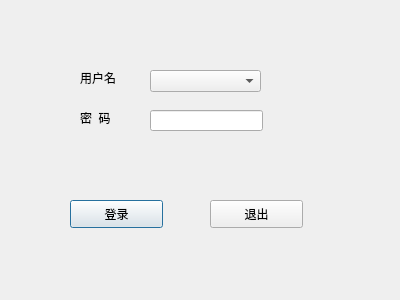
<?xml version="1.0" encoding="UTF-8"?>
<ui version="4.0">
 <class>loginDlg</class>
 <widget class="QDialog" name="loginDlg">
  <property name="geometry">
   <rect>
    <x>0</x>
    <y>0</y>
    <width>400</width>
    <height>300</height>
   </rect>
  </property>
  <property name="windowTitle">
   <string>Dialog</string>
  </property>
  <widget class="QLabel" name="label">
   <property name="geometry">
    <rect>
     <x>80</x>
     <y>70</y>
     <width>72</width>
     <height>15</height>
    </rect>
   </property>
   <property name="text">
    <string>用户名</string>
   </property>
  </widget>
  <widget class="QLabel" name="label_2">
   <property name="geometry">
    <rect>
     <x>80</x>
     <y>110</y>
     <width>72</width>
     <height>15</height>
    </rect>
   </property>
   <property name="text">
    <string>密  码</string>
   </property>
  </widget>
  <widget class="QComboBox" name="loginUserBox">
   <property name="geometry">
    <rect>
     <x>150</x>
     <y>70</y>
     <width>111</width>
     <height>22</height>
    </rect>
   </property>
  </widget>
  <widget class="QLineEdit" name="loginPasswordEdit">
   <property name="geometry">
    <rect>
     <x>150</x>
     <y>110</y>
     <width>113</width>
     <height>21</height>
    </rect>
   </property>
  </widget>
  <widget class="QPushButton" name="loginBtn">
   <property name="geometry">
    <rect>
     <x>70</x>
     <y>200</y>
     <width>93</width>
     <height>28</height>
    </rect>
   </property>
   <property name="text">
    <string>登录</string>
   </property>
  </widget>
  <widget class="QPushButton" name="loginExitBtn">
   <property name="geometry">
    <rect>
     <x>210</x>
     <y>200</y>
     <width>93</width>
     <height>28</height>
    </rect>
   </property>
   <property name="text">
    <string>退出</string>
   </property>
  </widget>
 </widget>
 <resources/>
 <connections>
  <connection>
   <sender>loginExitBtn</sender>
   <signal>clicked()</signal>
   <receiver>loginDlg</receiver>
   <slot>close()</slot>
   <hints>
    <hint type="sourcelabel">
     <x>252</x>
     <y>211</y>
    </hint>
    <hint type="destinationlabel">
     <x>363</x>
     <y>200</y>
    </hint>
   </hints>
  </connection>
 </connections>
</ui>
